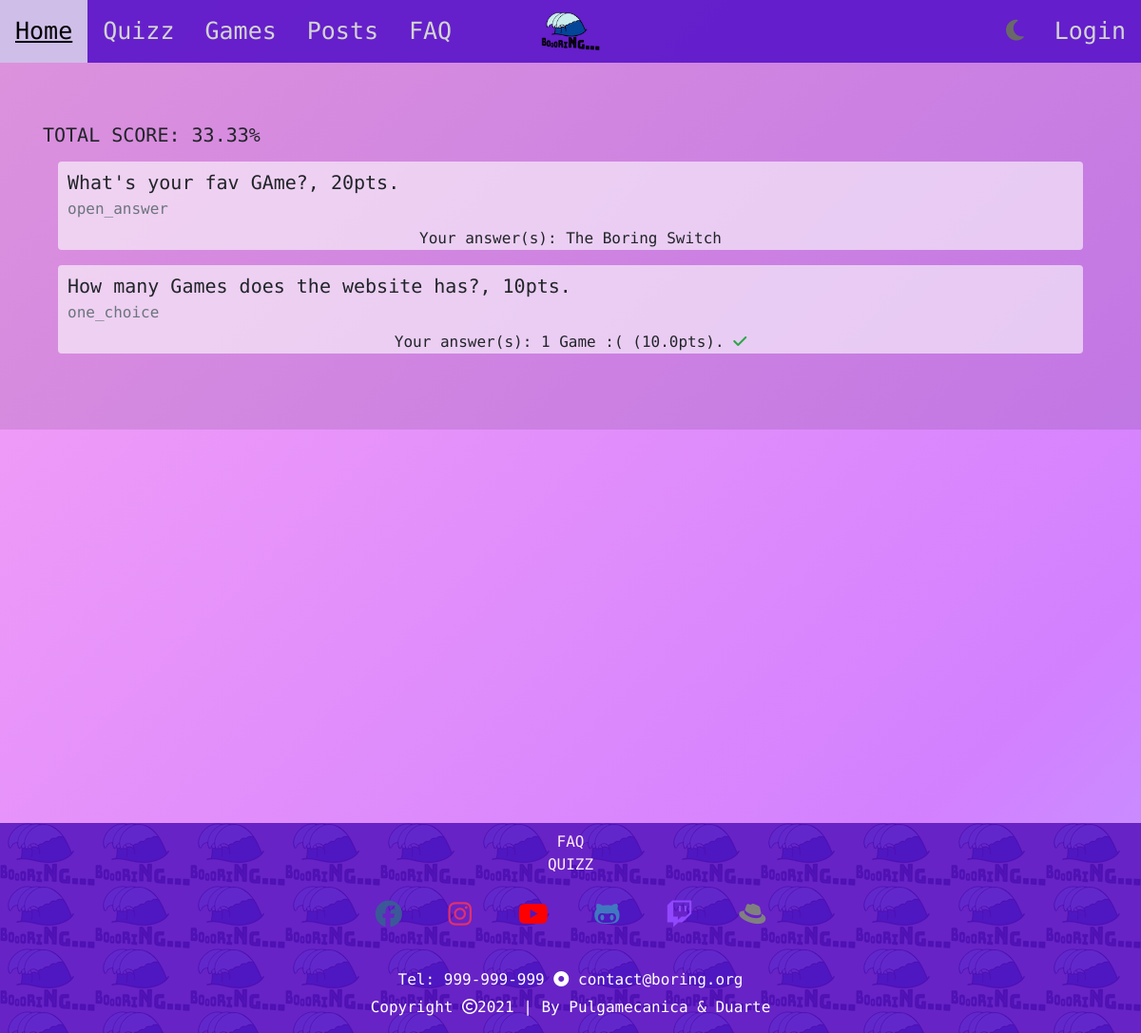
The app's page /quizz_result/1 with its own data.
### boring_website/models.py (models this page shows, shortened)
class QuizzSubmission(models.Model):
    created_at = models.DateTimeField(auto_now_add=True)
    final_score = models.DecimalField(decimal_places=2, max_digits=5, default=0.0)
    def __str__(self):
        return str(self.final_score)

class QuestionSubmission(models.Model):
    submission = models.ForeignKey(QuizzSubmission, on_delete=models.CASCADE, related_name='questions_submissions')
    question = models.ForeignKey(Question, on_delete=models.CASCADE, related_name='question_submissions', blank=True, null=True)
    def __str__(self):
        return str(self.question)

class Question(models.Model):
    question = models.CharField(max_length=400)
    points = models.IntegerField(default=10)
    def type(self):
        if len(self.answers.all()) == 0:
            return "open_answer"
        true_options = 0
        for answer in self.answers.all():
            if answer.is_correct:
                true_options += 1
        if true_options == 1:
            return "one_choice"
        else:
            return "multiple_choice"
    def __str__(self):
        return f'{self.question}, {self.points}pts.'

class AnswerSubmission(models.Model):
    input = models.CharField(max_length=300)
    answer = models.ForeignKey(Answer, on_delete=models.CASCADE, related_name='answer_submissions', blank=True, null=True)
    question_submission = models.ForeignKey(QuestionSubmission, on_delete=models.CASCADE, related_name='answer_submissions', blank=True, null=True)

class Answer(models.Model):
    description = models.CharField(max_length=300)
    is_correct = models.BooleanField()
    question = models.ForeignKey(Question, on_delete=models.CASCADE, related_name='answers')
    def answer_points(self):
        return self.question.points/len(self.question.answers.filter(is_correct=True))

### boring_website/views.py (the view)
# urls.py: path('quizz_result/<int:quizz_submission_id>', views.quizz_result, name='quizz_result'),
def quizz_result(request, quizz_submission_id):
    return render(request, 'boring_website/quizz_result.html', {'quizz_submission': QuizzSubmission.objects.get(pk=quizz_submission_id)})

### boring_website/templates/boring_website/quizz_result.html
{% extends 'boring_website/base.html' %}
{% block main %}
    <div class="jumbotron jumbotron-fluid">
        <div class="container">
            <h3 class="lead">TOTAL SCORE: {{quizz_submission}}%</h3>
            {% for question in quizz_submission.questions_submissions.all  %}
                <div class="card m-3">
                    <div <class="card-body">
                        <h5 class="card-title">{{question}}</h5>
                        <h6 class="card-subtitle mb-2 text-muted">{{question.question.type}}</h6>
                        <p class="card-text">Your answer(s):
                            {% for answer in question.answer_submissions.all  %}
                                {{ answer.input }}
                                {% if answer.answer %}
                                    ({{answer.answer.answer_points}}pts).
                                    {% if answer.answer.is_correct %}
                                        <i class="fas fa-check text-success"></i>
                                    {% else %}
                                        <i class="fas fa-times text-danger"></i>
                                    {% endif %}
                                {% endif %}
                            {% endfor %}
                        </p>
                    </div>
                </div>
            {% endfor %}
        </div>
    </div>
{% endblock %}

### boring_website/static/boring_website/css/base.css (style rules this page uses)
* { scroll-behavior: smooth; box-sizing: border-box; padding: 0; margin: 0; }
.jumbotron-fluid { background-color: rgba(0, 0, 0, 0.1) !important; }
.jumbotron { background-color: transparent; }
.card { background-color: rgba(255, 255, 255, 0.6); border: none; }
html { width: 100%; }
body { width: 100%; margin: 0; background: linear-gradient(-45deg, #17eb76, #0be683, #4fe3b9, #8cd5ff, #d380ff, #f7a3f6); background-size: 400% 400%; animation: gradient 10s ease infinite; font-family: 'Nova Mono', monospace; }

### boring_website/static/boring_website/css/home.css (style rules this page uses)
.intro-box h1, h5, h6, p { margin: 10px; }
.donation-box h1, .donation-box h2, p { text-align: center; }

### records on screen
QuizzSubmission: final_score "33.33"
QuestionSubmission: question.points "What's your fav GAme?, 20pts.", question.type "open_answer"
AnswerSubmission: input "The Boring Switch"
QuestionSubmission: question.points "How many Games does the website has?, 10pts.", question.type "one_choice"
AnswerSubmission: input "1 Game :(", answer.answer_points "10.0"
